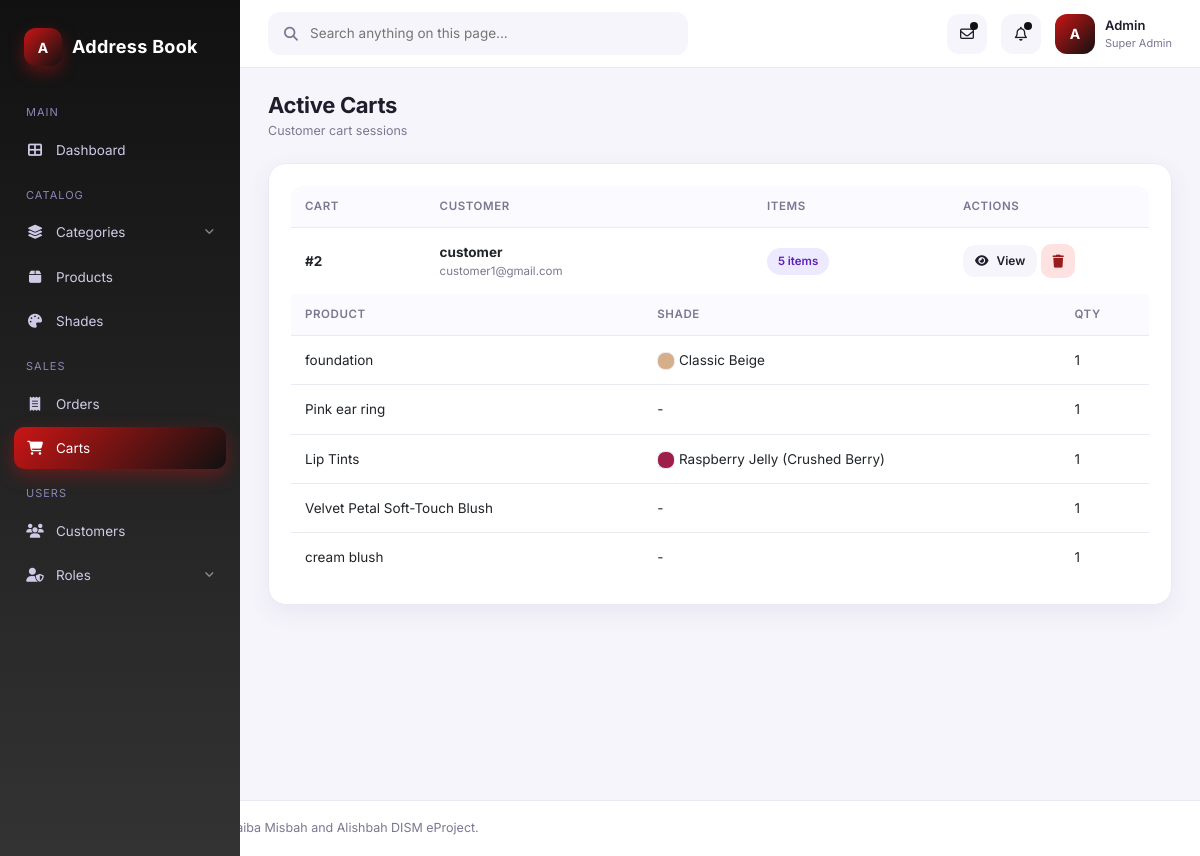
Page /admin/view_carts.php on the committed database.
### tables this page shows
CREATE TABLE `cart` (
  `cart_id` int(11) NOT NULL,
  `user_id` int(11) DEFAULT NULL,
  `created_at` datetime DEFAULT current_timestamp()
);

CREATE TABLE `users` (
  `user_id` int(11) NOT NULL,
  `name` varchar(100) DEFAULT NULL,
  `email` varchar(100) DEFAULT NULL,
  `password` varchar(100) DEFAULT NULL,
  `role_id` int(11) DEFAULT NULL,
  `address` text DEFAULT NULL,
  `phone` varchar(20) DEFAULT NULL,
  `dob` date DEFAULT NULL,
  `remarks` text DEFAULT NULL
);

CREATE TABLE `cart_items` (
  `cart_item_id` int(11) NOT NULL,
  `cart_id` int(11) DEFAULT NULL,
  `p_id` int(11) DEFAULT NULL,
  `quantity` int(11) DEFAULT NULL,
  `scard_id` int(11) DEFAULT NULL
);

CREATE TABLE `product` (
  `p_id` int(11) NOT NULL,
  `p_name` varchar(100) NOT NULL,
  `pro_description` varchar(100) NOT NULL,
  `p_price` int(11) NOT NULL,
  `p_image` varchar(255) DEFAULT NULL,
  `scat_id` int(11) DEFAULT NULL,
  `ccat_id` int(11) DEFAULT NULL
);

CREATE TABLE `shade_cards` (
  `scard_id` int(11) NOT NULL,
  `group_name` varchar(50) DEFAULT NULL,
  `shade_name` varchar(50) DEFAULT NULL,
  `shade_color_code` varchar(10) DEFAULT NULL,
  `shade_image` varchar(100) DEFAULT NULL
);

### admin/view_carts.php (the view, shortened to what this page needs)
<?php
include 'header.php';
$rows=mysqli_query($con,"SELECT c.*, u.name, u.email,
                          (SELECT COUNT(*) FROM cart_items ci WHERE ci.cart_id=c.cart_id) items
                          FROM cart c LEFT JOIN users u ON c.user_id=u.user_id ORDER BY c.cart_id DESC");
?>
<div class="page-header"><div><h1>Active Carts</h1><div class="crumb">Customer cart sessions</div></div></div>
<div class="card">
  <div class="table-wrap">
    <table class="data">
      <thead><tr><th>Cart</th><th>Customer</th><th>Items</th><th style="width:200px">Actions</th></tr></thead>
      <tbody>
      <?php if($rows && mysqli_num_rows($rows)>0): while($r=mysqli_fetch_assoc($rows)): ?>
        <tr>
          <td><strong>#<?= $r['cart_id'] ?></strong></td>
          <td><strong><?= htmlspecialchars($r['name']??'Guest') ?></strong>
            <div style="font-size:11.5px;color:var(--text-muted)"><?= htmlspecialchars($r['email']??'') ?></div></td>
          <td><span class="pill purple"><?= $r['items'] ?> items</span></td>
          <td>
            <button class="btn btn-soft btn-sm" data-bs-toggle="modal" data-bs-target="#cart<?= $r['cart_id'] ?>"><i class="fas fa-eye"></i> View</button>
            <a href="?del_id=<?= $r['cart_id'] ?>" class="btn btn-danger btn-icon" onclick="return confirm('Delete cart?')"><i class="fas fa-trash"></i></a>
          </td>
        </tr>
        <div class="modal fade" id="cart<?= $r['cart_id'] ?>" tabindex="-1">
          <div class="modal-dialog modal-lg">
            <div class="modal-content">
              <div class="modal-body">
                <table class="data">
                  <thead><tr><th>Product</th><th>Shade</th><th>Qty</th></tr></thead>
                  <tbody>
                  <?php $it=mysqli_query($con,"SELECT ci.*, p.p_name, s.shade_name, s.shade_color_code
                    FROM cart_items ci LEFT JOIN product p ON ci.p_id=p.p_id
                    LEFT JOIN shade_cards s ON ci.scard_id=s.scard_id WHERE ci.cart_id={$r['cart_id']}");
                    while($i=mysqli_fetch_assoc($it)): ?>
                    <tr>
                      <td><?= htmlspecialchars($i['p_name']??'-') ?></td>
                      <td><?php if($i['shade_color_code']): ?><span class="color-swatch" style="background:<?= htmlspecialchars($i['shade_color_code']) ?>;width:18px;height:18px;vertical-align:middle"></span> <?= htmlspecialchars($i['shade_name']??'') ?><?php else: echo '-'; endif; ?></td>
                      <td><?= $i['quantity'] ?></td>
                    </tr>
                  <?php endwhile; ?>
                  </tbody>
                </table>
              </div>
            </div>
          </div>
        </div>
      <?php endwhile; else: ?>
        <tr><td colspan="4" class="text-center text-muted py-4">No active carts</td></tr>
      <?php endif; ?>
      </tbody>
    </table>
  </div>
</div>
<?php include 'footer.php'; ?>

### assets/admin/css/style.css (style rules this page uses)
:root { --bg:#f6f5fb; --surface:#ffffff; --surface-2:#fbfaff; --text:#1f1d2b; --text-muted:#7a7891; --border:#ece9f5; --primary:#ca1515; --primary-2:#111111; --pink:#111111; --blue:#3b82f6; --cyan:#06b6d4; --green:#10b981; --orange:#f59e0b; --red:#ca1515; --gold:#fbbf24; --grad-purple: linear-gradient(135deg,#ca1515 0%, #111111 100%); --grad-orange: linear-gradient(135deg,#ca1515 0%, #f59e0b 100%); --grad-blue: linear-gradient(135deg,#ca1515 0%, #3b82f6 100%); --grad-green: linear-gradient(135deg,#ca1515 0%, #10b981 100%); --shadow-sm: 0 2px 6px rgba(40,30,80,.05); --shadow: 0 8px 24px rgba(80,60,140,.08); --shadow-lg: 0 20px 40px rgba(80,60,140,.12); --radius: 18px; --radius-sm: 12px; --sidebar-w: 240px; }
* { box-sizing:border-box; }
html,body { margin:0;padding:0;background:var(--bg);color:var(--text); font-family:'Inter','Segoe UI',system-ui,-apple-system,sans-serif; font-size:14px;-webkit-font-smoothing:antialiased; }
a { color:inherit;text-decoration:none; }
.page-header { display:flex;align-items:center;justify-content:space-between;margin-bottom:22px; }
.page-header h1 { margin:0;font-size:22px;font-weight:700;letter-spacing:-.3px; }
.page-header .crumb { font-size:12.5px;color:var(--text-muted);margin-top:4px; }
.card { background:var(--surface);border-radius:var(--radius); box-shadow:var(--shadow);padding:22px;border:1px solid var(--border); }
.table-wrap { overflow-x:auto;border-radius:var(--radius-sm); }
table.data { width:100%;border-collapse:separate;border-spacing:0; }
table.data thead th { text-align:left;font-size:11.5px;text-transform:uppercase;letter-spacing:.6px; color:var(--text-muted);font-weight:600;padding:12px 14px;background:var(--surface-2); border-bottom:1px solid var(--border); }
table.data tbody td { padding:14px;border-bottom:1px solid var(--border);font-size:13.5px;vertical-align:middle; }
table.data tbody tr:last-child td { border-bottom:none; }
.pill { display:inline-flex;align-items:center;gap:5px;padding:5px 11px;border-radius:999px; font-size:11.5px;font-weight:600; }
.pill.purple { background:#ede9fe;color:#5b21b6; }
.btn { display:inline-flex;align-items:center;gap:8px;padding:10px 18px;border-radius:12px; font-size:13px;font-weight:600;border:none;cursor:pointer;transition:all .2s; }
.btn-soft { background:var(--bg);color:var(--text); }
.btn-danger { background:#fee2e2;color:#991b1b; }
.btn-icon { width:34px;height:34px;border-radius:10px;display:inline-grid;place-items:center;padding:0; }
.btn-sm { padding:7px 12px;font-size:12px; }
.modal-content { border:none;border-radius:var(--radius);overflow:hidden; }
.modal-body { padding:22px; }
.color-swatch { width:30px;height:30px;border-radius:8px;border:1px solid var(--border);display:inline-block; }

### rows in the picture
cart: cart_id "2", user.name "customer", user.email "customer1@gmail.com", items "5"
cart_items: p.p_name "foundation", scard.shade_name "Classic Beige", quantity "1"
cart_items: p.p_name "Pink ear ring", quantity "1"
cart_items: p.p_name "Lip Tints", scard.shade_name "Raspberry Jelly (Crushed Berry)", quantity "1"
cart_items: p.p_name "Velvet Petal Soft-Touch Blush", quantity "1"
cart_items: p.p_name "cream blush", quantity "1"
